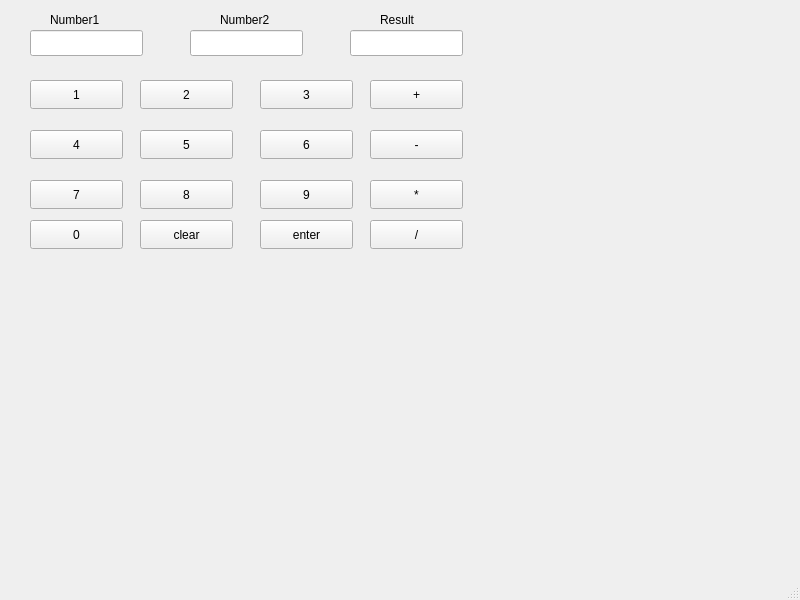
<?xml version="1.0" encoding="UTF-8"?>
<ui version="4.0">
 <class>MainWindow</class>
 <widget class="QMainWindow" name="MainWindow">
  <property name="geometry">
   <rect>
    <x>0</x>
    <y>0</y>
    <width>800</width>
    <height>600</height>
   </rect>
  </property>
  <property name="windowTitle">
   <string>MainWindow</string>
  </property>
  <widget class="QWidget" name="centralwidget">
   <widget class="QLineEdit" name="num1">
    <property name="geometry">
     <rect>
      <x>30</x>
      <y>30</y>
      <width>113</width>
      <height>26</height>
     </rect>
    </property>
   </widget>
   <widget class="QLineEdit" name="num2">
    <property name="geometry">
     <rect>
      <x>190</x>
      <y>30</y>
      <width>113</width>
      <height>26</height>
     </rect>
    </property>
   </widget>
   <widget class="QLineEdit" name="result">
    <property name="geometry">
     <rect>
      <x>350</x>
      <y>30</y>
      <width>113</width>
      <height>26</height>
     </rect>
    </property>
   </widget>
   <widget class="QPushButton" name="N1">
    <property name="geometry">
     <rect>
      <x>30</x>
      <y>80</y>
      <width>93</width>
      <height>29</height>
     </rect>
    </property>
    <property name="text">
     <string>1</string>
    </property>
   </widget>
   <widget class="QPushButton" name="N4">
    <property name="geometry">
     <rect>
      <x>30</x>
      <y>130</y>
      <width>93</width>
      <height>29</height>
     </rect>
    </property>
    <property name="text">
     <string>4</string>
    </property>
   </widget>
   <widget class="QPushButton" name="N7">
    <property name="geometry">
     <rect>
      <x>30</x>
      <y>180</y>
      <width>93</width>
      <height>29</height>
     </rect>
    </property>
    <property name="text">
     <string>7</string>
    </property>
   </widget>
   <widget class="QPushButton" name="N0">
    <property name="geometry">
     <rect>
      <x>30</x>
      <y>220</y>
      <width>93</width>
      <height>29</height>
     </rect>
    </property>
    <property name="text">
     <string>0</string>
    </property>
   </widget>
   <widget class="QPushButton" name="N2">
    <property name="geometry">
     <rect>
      <x>140</x>
      <y>80</y>
      <width>93</width>
      <height>29</height>
     </rect>
    </property>
    <property name="text">
     <string>2</string>
    </property>
   </widget>
   <widget class="QPushButton" name="N8">
    <property name="geometry">
     <rect>
      <x>140</x>
      <y>180</y>
      <width>93</width>
      <height>29</height>
     </rect>
    </property>
    <property name="text">
     <string>8</string>
    </property>
   </widget>
   <widget class="QPushButton" name="clearButton">
    <property name="geometry">
     <rect>
      <x>140</x>
      <y>220</y>
      <width>93</width>
      <height>29</height>
     </rect>
    </property>
    <property name="text">
     <string>clear</string>
    </property>
   </widget>
   <widget class="QPushButton" name="N3">
    <property name="geometry">
     <rect>
      <x>260</x>
      <y>80</y>
      <width>93</width>
      <height>29</height>
     </rect>
    </property>
    <property name="text">
     <string>3</string>
    </property>
   </widget>
   <widget class="QPushButton" name="N6">
    <property name="geometry">
     <rect>
      <x>260</x>
      <y>130</y>
      <width>93</width>
      <height>29</height>
     </rect>
    </property>
    <property name="text">
     <string>6</string>
    </property>
   </widget>
   <widget class="QPushButton" name="N9">
    <property name="geometry">
     <rect>
      <x>260</x>
      <y>180</y>
      <width>93</width>
      <height>29</height>
     </rect>
    </property>
    <property name="text">
     <string>9</string>
    </property>
   </widget>
   <widget class="QPushButton" name="enterButton">
    <property name="geometry">
     <rect>
      <x>260</x>
      <y>220</y>
      <width>93</width>
      <height>29</height>
     </rect>
    </property>
    <property name="text">
     <string>enter</string>
    </property>
   </widget>
   <widget class="QPushButton" name="plusButton">
    <property name="geometry">
     <rect>
      <x>370</x>
      <y>80</y>
      <width>93</width>
      <height>29</height>
     </rect>
    </property>
    <property name="text">
     <string>+</string>
    </property>
   </widget>
   <widget class="QPushButton" name="minusButton">
    <property name="geometry">
     <rect>
      <x>370</x>
      <y>130</y>
      <width>93</width>
      <height>29</height>
     </rect>
    </property>
    <property name="text">
     <string>-</string>
    </property>
   </widget>
   <widget class="QPushButton" name="mulButton">
    <property name="geometry">
     <rect>
      <x>370</x>
      <y>180</y>
      <width>93</width>
      <height>29</height>
     </rect>
    </property>
    <property name="text">
     <string>*</string>
    </property>
   </widget>
   <widget class="QPushButton" name="divButton">
    <property name="geometry">
     <rect>
      <x>370</x>
      <y>220</y>
      <width>93</width>
      <height>29</height>
     </rect>
    </property>
    <property name="text">
     <string>/</string>
    </property>
   </widget>
   <widget class="QPushButton" name="N5">
    <property name="geometry">
     <rect>
      <x>140</x>
      <y>130</y>
      <width>93</width>
      <height>29</height>
     </rect>
    </property>
    <property name="text">
     <string>5</string>
    </property>
   </widget>
   <widget class="QLabel" name="label">
    <property name="geometry">
     <rect>
      <x>50</x>
      <y>10</y>
      <width>63</width>
      <height>20</height>
     </rect>
    </property>
    <property name="text">
     <string>Number1</string>
    </property>
   </widget>
   <widget class="QLabel" name="label_2">
    <property name="geometry">
     <rect>
      <x>220</x>
      <y>10</y>
      <width>63</width>
      <height>20</height>
     </rect>
    </property>
    <property name="text">
     <string>Number2</string>
    </property>
   </widget>
   <widget class="QLabel" name="label_3">
    <property name="geometry">
     <rect>
      <x>380</x>
      <y>10</y>
      <width>63</width>
      <height>20</height>
     </rect>
    </property>
    <property name="text">
     <string>Result</string>
    </property>
   </widget>
  </widget>
  <widget class="QMenuBar" name="menubar">
   <property name="geometry">
    <rect>
     <x>0</x>
     <y>0</y>
     <width>800</width>
     <height>26</height>
    </rect>
   </property>
  </widget>
  <widget class="QStatusBar" name="statusbar"/>
 </widget>
 <resources/>
 <connections/>
</ui>
